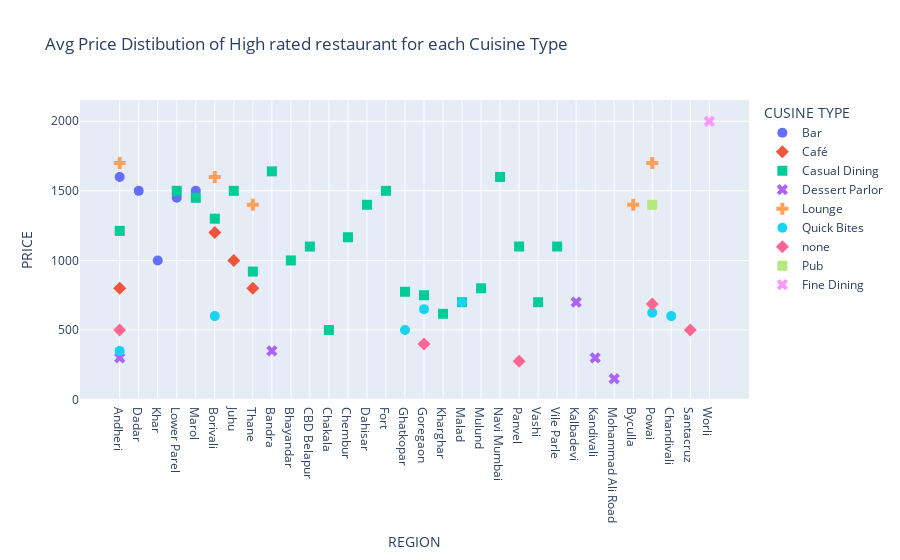

Notebook cell for this chart:
### Code cell
fig = px.scatter(highest_rated_price_df, x="REGION", y="PRICE", color="CUSINE TYPE", symbol="CUSINE TYPE",  
           title=' Avg Price Distibution of High rated restaurant for each Cuisine Type').update_traces(marker_size=10)
 
fig.show()

### Figure 1 — Plotly figure (JSON) as saved in the notebook; plotly's stock layout.template omitted (floating-point values rounded to 4 significant figures)
{"data": [{"hovertemplate": "CUSINE TYPE=Bar<br>REGION=%{x}<br>PRICE=%{y}<extra></extra>", "legendgroup": "Bar", "marker": {"color": "#636efa", "size": 10, "symbol": "circle"}, "mode": "markers", "name": "Bar", "orientation": "v", "showlegend": true, "type": "scatter", "x": ["Andheri", "Dadar", "Khar", "Lower Parel", "Marol"], "xaxis": "x", "y": [1600.0, 1500.0, 1000.0, 1450.0, 1500.0], "yaxis": "y"}, {"hovertemplate": "CUSINE TYPE=Café<br>REGION=%{x}<br>PRICE=%{y}<extra></extra>", "legendgroup": "Café", "marker": {"color": "#EF553B", "size": 10, "symbol": "diamond"}, "mode": "markers", "name": "Café", "orientation": "v", "showlegend": true, "type": "scatter", "x": ["Andheri", "Borivali", "Juhu", "Thane"], "xaxis": "x", "y": [800.0, 1200.0, 1000.0, 800.0], "yaxis": "y"}, {"hovertemplate": "CUSINE TYPE=Casual Dining<br>REGION=%{x}<br>PRICE=%{y}<extra></extra>", "legendgroup": "Casual Dining", "marker": {"color": "#00cc96", "size": 10, "symbol": "square"}, "mode": "markers", "name": "Casual Dining", "orientation": "v", "showlegend": true, "type": "scatter", "x": ["Andheri", "Bandra", "Bhayandar", "Borivali", "CBD Belapur", "Chakala", "Chembur", "Dahisar", "Fort", "Ghatkopar", "Goregaon", "Juhu", "Kharghar", "Lower Parel", "Malad", "Marol", "Mulund", "Navi Mumbai", "Panvel", "Thane", "Vashi", "Vile Parle"], "xaxis": "x", "y": [1212.0, 1640.0, 1000.0, 1300.0, 1100.0, 500.0, 1167.0, 1400.0, 1500.0, 775.0, 750.0, 1500.0, 616.7, 1500.0, 700.0, 1450.0, 800.0, 1600.0, 1100.0, 920.0, 700.0, 1100.0], "yaxis": "y"}, {"hovertemplate": "CUSINE TYPE=Dessert Parlor<br>REGION=%{x}<br>PRICE=%{y}<extra></extra>", "legendgroup": "Dessert Parlor", "marker": {"color": "#ab63fa", "size": 10, "symbol": "x"}, "mode": "markers", "name": "Dessert Parlor", "orientation": "v", "showlegend": true, "type": "scatter", "x": ["Andheri", "Bandra", "Kalbadevi", "Kandivali", "Mohammad Ali Road"], "xaxis": "x", "y": [300.0, 350.0, 700.0, 300.0, 150.0], "yaxis": "y"}, {"hovertemplate": "CUSINE TYPE=Lounge<br>REGION=%{x}<br>PRICE=%{y}<extra></extra>", "legendgroup": "Lounge", "marker": {"color": "#FFA15A", "size": 10, "symbol": "cross"}, "mode": "markers", "name": "Lounge", "orientation": "v", "showlegend": true, "type": "scatter", "x": ["Andheri", "Borivali", "Byculla", "Powai", "Thane"], "xaxis": "x", "y": [1700.0, 1600.0, 1400.0, 1700.0, 1400.0], "yaxis": "y"}, {"hovertemplate": "CUSINE TYPE=Quick Bites<br>REGION=%{x}<br>PRICE=%{y}<extra></extra>", "legendgroup": "Quick Bites", "marker": {"color": "#19d3f3", "size": 10, "symbol": "circle"}, "mode": "markers", "name": "Quick Bites", "orientation": "v", "showlegend": true, "type": "scatter", "x": ["Andheri", "Borivali", "Chandivali", "Ghatkopar", "Goregaon", "Malad", "Powai"], "xaxis": "x", "y": [350.0, 600.0, 600.0, 500.0, 650.0, 700.0, 625.0], "yaxis": "y"}, {"hovertemplate": "CUSINE TYPE=none<br>REGION=%{x}<br>PRICE=%{y}<extra></extra>", "legendgroup": "none", "marker": {"color": "#FF6692", "size": 10, "symbol": "diamond"}, "mode": "markers", "name": "none", "orientation": "v", "showlegend": true, "type": "scatter", "x": ["Andheri", "Goregaon", "Panvel", "Powai", "Santacruz"], "xaxis": "x", "y": [500.0, 400.0, 275.0, 687.5, 500.0], "yaxis": "y"}, {"hovertemplate": "CUSINE TYPE=Pub<br>REGION=%{x}<br>PRICE=%{y}<extra></extra>", "legendgroup": "Pub", "marker": {"color": "#B6E880", "size": 10, "symbol": "square"}, "mode": "markers", "name": "Pub", "orientation": "v", "showlegend": true, "type": "scatter", "x": ["Powai"], "xaxis": "x", "y": [1400.0], "yaxis": "y"}, {"hovertemplate": "CUSINE TYPE=Fine Dining<br>REGION=%{x}<br>PRICE=%{y}<extra></extra>", "legendgroup": "Fine Dining", "marker": {"color": "#FF97FF", "size": 10, "symbol": "x"}, "mode": "markers", "name": "Fine Dining", "orientation": "v", "showlegend": true, "type": "scatter", "x": ["Worli"], "xaxis": "x", "y": [2000.0], "yaxis": "y"}], "layout": {"legend": {"title": {"text": "CUSINE TYPE"}, "tracegroupgap": 0}, "title": {"text": " Avg Price Distibution of High rated restaurant for each Cuisine Type"}, "xaxis": {"anchor": "y", "domain": [0, 1], "title": {"text": "REGION"}}, "yaxis": {"anchor": "x", "domain": [0, 1], "title": {"text": "PRICE"}}}}
